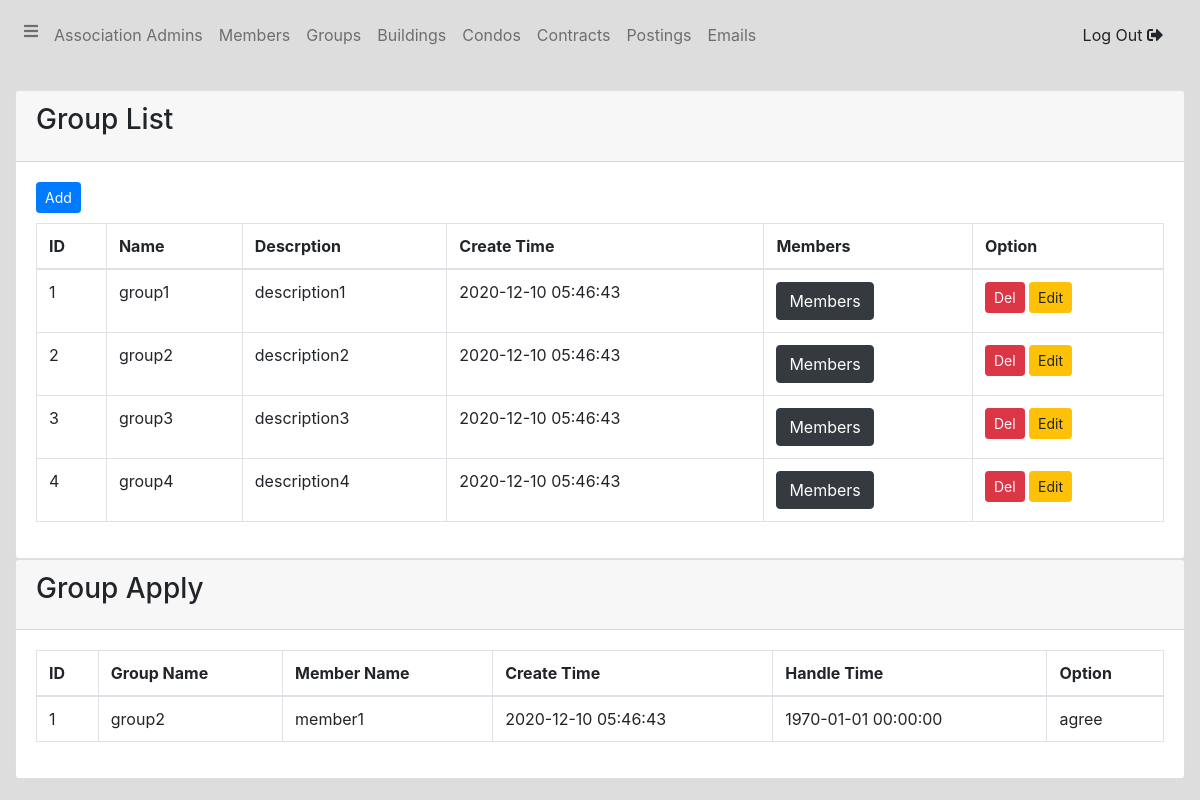
Screenshot of /admin/group.php (signed in) with the database file from the repository.
### tables this page shows
CREATE TABLE `group` (
  `id` int(11) NOT NULL AUTO_INCREMENT,
  `admin_id` int(11) NOT NULL DEFAULT '0',
  `group_name` varchar(255) NOT NULL DEFAULT '',
  `description` varchar(255) NOT NULL DEFAULT '',
  `create_time` timestamp NULL DEFAULT CURRENT_TIMESTAMP,
  `last_update_time` timestamp NULL DEFAULT CURRENT_TIMESTAMP ON UPDATE CURRENT_TIMESTAMP,
  PRIMARY KEY (`id`)
);

CREATE TABLE `member_group_apply` (
  `id` int(11) NOT NULL AUTO_INCREMENT,
  `member_id` int(11) NOT NULL,
  `group_id` int(11) NOT NULL,
  `status` varchar(255) NOT NULL DEFAULT '',
  `create_time` timestamp NOT NULL DEFAULT CURRENT_TIMESTAMP,
  `handle_time` datetime NOT NULL DEFAULT '1970-01-01 00:00:00',
  PRIMARY KEY (`id`)
);

CREATE TABLE `member` (
  `id` int(11) NOT NULL AUTO_INCREMENT,
  `name` varchar(255) NOT NULL DEFAULT '',
  `password` varchar(255) NOT NULL DEFAULT '',
  `address` varchar(255) NOT NULL DEFAULT '',
  `email` varchar(255) NOT NULL DEFAULT '',
  `family` text,
  `colleagues` text,
  `privilege` varchar(255) NOT NULL DEFAULT '',
  `status` varchar(255) NOT NULL DEFAULT '',
  `create_time` timestamp NOT NULL DEFAULT CURRENT_TIMESTAMP,
  `last_update_time` timestamp NOT NULL DEFAULT CURRENT_TIMESTAMP ON UPDATE CURRENT_TIMESTAMP,
  PRIMARY KEY (`id`)
);

### func/dbQuery.php (called while the page is built, shortened)
<?php
require_once dirname(__FILE__).'/db.php';
function getAll($sql = '', $data = [])
{
    global $db;
    $stmt = $db->prepare($sql);
    $stmt->execute($data);
    return $stmt->fetchAll(PDO::FETCH_ASSOC);
}
?>

### func/func.php (called while the page is built, shortened)
<?php
require_once dirname(__FILE__).'/db.php';
require_once dirname(__FILE__) . "/dbQuery.php";
function getAllGroups(){
    return getAll("SELECT * FROM `group`");
}
function getAllGroupApplies(){
    return getALL('SELECT mga.*,
                        m.name AS member_name,
                        g.group_name
                    FROM member_group_apply mga
                    JOIN `member` m
                        ON m.id = mga.member_id
                    join `group` g
                        on mga.group_id = g.id');
}
?>

### admin/group.php (the view, shortened to what this page needs)
<?php
require_once "../func/func.php";
$dataList = getAllGroups();
$applyList = getAllGroupApplies();
?>
<?php require_once "../common/header.php"; ?>
<div class="wrapper">
    <?php require_once "navbar.php" ?>
    <section class="content">
        <div class="container-fluid">
            <div class="row" style="margin-top: 20px">
                <div class="col-md-12">
                    <div class="card">
                        <div class="card-header">
                            <h3 class="card-title">Group List</h3>
                        </div>
                        <div class="card-body">
                            <div style="margin-bottom: 10px">
                                <button class="btn btn-primary btn-sm" onclick="addGroup()">Add</button>
                            </div>
                            <table class="table table-bordered">
                                <thead>
                                <tr>
                                    <th>ID</th>
                                    <th>Name</th>
                                    <th>Descrption</th>
                                    <th>Create Time</th>
                                    <th>Members</th>
                                    <th>Option</th>
                                </tr>
                                </thead>
                                <tbody id="group-list">
                                <?php foreach ($dataList as $item) {
                                    ?>
                                    <tr>
                                        <td><?php echo $item['id'] ?></td>
                                        <td><?php echo $item['group_name'] ?></td>
                                        <td><?php echo $item['description'] ?></td>
                                        <td><?php echo $item['create_time'] ?></td>
                                        <td>
                                            <button class="btn btn-dark show-members" data-id="<?php echo $item['id'] ?>" onclick="displayMembers($(this))">Members</button>
                                        </td>
                                        <td data-id="<?php echo $item['id'] ?>" data-info="<?php echo rawurlencode(json_encode($item)) ?>">
                                            <button class="btn btn-danger btn-sm" onclick="delGroup($(this))">Del</button>
                                            <button class="btn btn-warning btn-sm" onclick="editGroup($(this))">Edit</button>
                                        </td>
                                    </tr>
                                <?php
                                } ?>
                                </tbody>
                            </table>
                        </div>
                    </div>
                    <div class="card">
                        <div class="card-header">
                            <h3 class="card-title">Group Apply</h3>
                        </div>
                        <div class="card-body">
                            <table class="table table-bordered">
                                <thead>
                                <tr>
                                    <th>ID</th>
                                    <th>Group Name</th>
                                    <th>Member Name</th>
                                    <th>Create Time</th>
                                    <th>Handle Time</th>
                                    <th>Option</th>
                                </tr>
                                </thead>
                                <tbody id="group-list">
                                <?php foreach ($applyList as $item) {
                                    ?>
                                    <tr>
                                        <td><?php echo $item['id'] ?></td>
                                        <td><?php echo $item['group_name'] ?></td>
                                        <td><?php echo $item['member_name'] ?></td>
                                        <td><?php echo $item['create_time'] ?></td>
                                        <td><?php echo $item['handle_time'] ?></td>
                                        <td data-id="<?php echo $item['id'] ?>" data-info="<?php echo rawurlencode(json_encode($item)) ?>">
                                            <?php
                                            if ($item['status'] == '') {
                                                ?>
                                                <button class="btn btn-danger btn-sm"  onclick="handleApplyBySA($(this),'agree')">Agree</button>
                                                <button class="btn btn-warning btn-sm" onclick="handleApplyBySA($(this),'disagree')">Disagree</button>
                                            <?php
                                            }
                                            else{
                                                echo $item['status'];
                                            }
                                            ?>
                                        </td>
                                    </tr>
                                    <?php
                                } ?>
                                </tbody>
                            </table>
                        </div>
                    </div>
                </div>
            </div>
        </div>
    </section>
</div>
<?php require_once "../common/footer.php";?>

### rows the page displays
group: id "1", group_name "group1", description "description1", create_time "2020-12-10 05:46:43"
group: id "2", group_name "group2", description "description2", create_time "2020-12-10 05:46:43"
group: id "3", group_name "group3", description "description3", create_time "2020-12-10 05:46:43"
group: id "4", group_name "group4", description "description4", create_time "2020-12-10 05:46:43"
member_group_apply: id "1", group.group_name "group2", member.name "member1", create_time "2020-12-10 05:46:43", handle_time "1970-01-01 00:00:00", status "agree"
